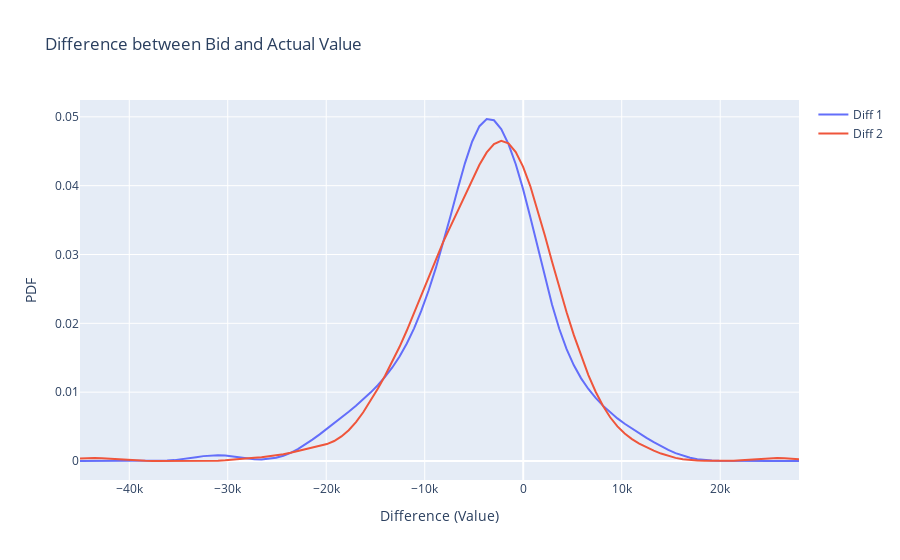

Source (notebook cell):
### Code cell
fig = go.Figure()

fig.add_trace(
    go.Line(
        x=kde_diff1.index,
        y=kde_diff1['probs'],
        name='Diff 1'
    )
)

fig.add_trace(
    go.Line(
        x=kde_diff2.index,
        y=kde_diff2['probs'],
        name='Diff 2'
    )
)


fig.update_layout(
    xaxis_title='Difference (Value)',
    yaxis_title='PDF',
    title='Difference between Bid and Actual Value'
)

fig.show()
